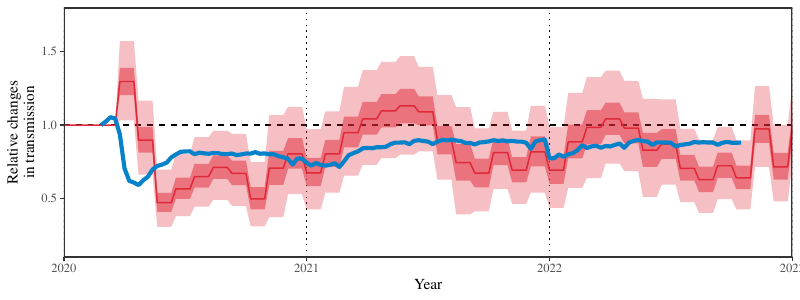

The R source for this figure:
library(tidyr)
library(dplyr)
library(lubridate)
library(ggplot2); theme_set(theme_bw(base_family="Times"))
library(rstan)
library(egg)
load("../stanfit_sirs/stanfit_sirs_us_npi.rda")
load("../data/data_processed_mobility_us.rda")

data <- read.csv("../data/Trend Mycoplasma pneumoniae Detection Rates 2024-06-30.csv")

ii <- "US"

data_gather <- data %>%
	mutate(
		date=as.Date(Week)
	) %>%
	select(-Week) %>%
	gather(key, value, -date) %>%
	mutate(
		key=factor(key, levels=c("US", "Northeast", "Midwest", "West", "South")),
		year=epiyear(date),
		week=epiweek(date),
		week=ifelse(week==53, 52, week)
	) %>%
	group_by(key, year, week) %>%
	summarize(
		value=mean(value)
	) %>%
	filter(key==ii) %>%
	head(-1)

ss <- summary(stanfit_sirs_us_npi)

N <- nrow(data_gather)

npidata <- data.frame(
	year=data_gather$year,
	week=data_gather$week,
	est=ss$summary[grepl("npieff\\[", rownames(ss$summary)),6][1:N],
	lwr=ss$summary[grepl("npieff\\[", rownames(ss$summary)),4][1:N],
	upr=ss$summary[grepl("npieff\\[", rownames(ss$summary)),8][1:N],
	lwr2=ss$summary[grepl("npieff\\[", rownames(ss$summary)),5][1:N],
	upr2=ss$summary[grepl("npieff\\[", rownames(ss$summary)),7][1:N]
)

data_mob <- filter(data_processed_mobility_us, week!=53)

g1 <- ggplot(npidata) +
	geom_vline(xintercept=2015:2024, lty=3) +
	geom_hline(yintercept=1, lty=2) +
	geom_line(aes(year+week/52, est), col="#E02938") +
	geom_ribbon(aes(year+week/52, ymin=lwr, ymax=upr), fill="#E02938", alpha=0.3) +
	geom_ribbon(aes(year+week/52, ymin=lwr2, ymax=upr2), fill="#E02938", alpha=0.5) +
	geom_line(data=data_mob, aes(year+week/52, 1+mean/100), col="#0582CA", lwd=1.4) +
	scale_x_continuous("Year", expand=c(0, 0),
										 breaks=2015:2024,
										 limits=c(2020, 2023)) +
	scale_y_continuous("Relative changes\nin transmission", expand=c(0, 0), limits=c(0.1, 1.8)) +
	theme(
		strip.background = element_blank(),
		panel.grid = element_blank(),
		panel.border = element_rect(linewidth=1)
	)

cor.test(filter(npidata, year+week/52 >= 2020+8/52, year+week/52 <= 2022+41/52)$est, data_mob$mean)

npi_ccf <- ccf(filter(npidata, year+week/52 >= 2020+8/52, year+week/52 <= 2022+41/52)$est, data_mob$mean)

npi_ccf$acf[npi_ccf$lag==4]<npi_ccf$acf[npi_ccf$lag==5]

npidata_filter <- npidata %>%
	filter(year+week/52 >= 2020+13/52, year+week/52 <= 2022+46/52)

compdata <- data.frame(
	est=npidata_filter$est,
	mean=data_mob$mean
)

cor.test(1+compdata$mean/100, compdata$est)

ggsave("figure_mobility.pdf", g1, width=8, height=3)
